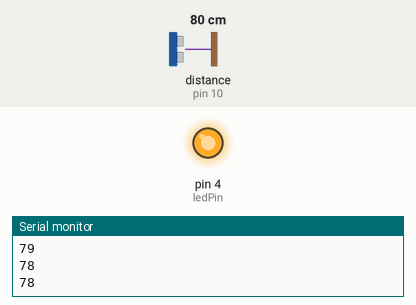
The sketch below on a simulated Arduino Uno, built with avr-gcc and run on an emulated ATmega328P. On the bench: output pins drawn as LEDs (lit = HIGH), the last lines printed to the serial monitor. Wiring (inferred from the names in the program): ultrasonic range finder: trigger pin 9; echo pin 10. Dashed ring = blinking. The test bench sets the inputs (shaded band); at power-on: distance to the obstacle (sensor on pin 10) 80 cm. The echo pulse lasts 58.3 µs per cm; pins used as bus, display or sensor lines are not drawn.

Above: at 1.3 s.
1.4 s: distance to the obstacle (sensor on pin 10) set to 13 cm
4.4 s: distance to the obstacle (sensor on pin 10) set to 10 cm
At 5.7 s:
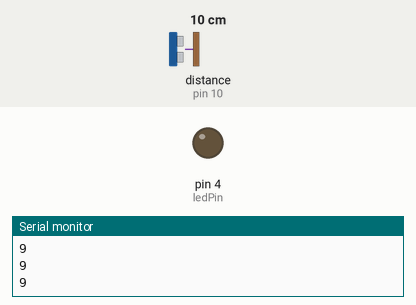
6.0 s: distance to the obstacle (sensor on pin 10) set to 250 cm
At 6.4 s:
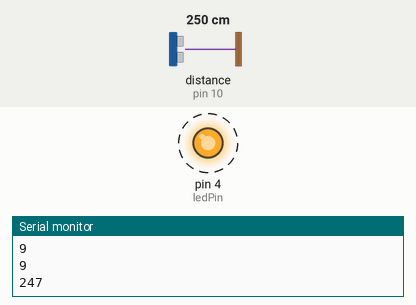
9.0 s: distance to the obstacle (sensor on pin 10) set to 2 cm
At 10.5 s:
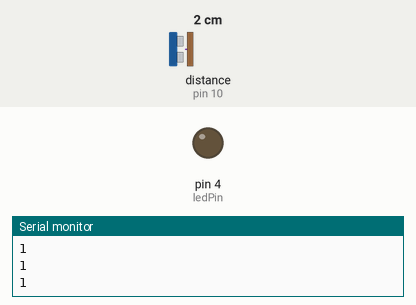
Timing chart, 0 to 11.5 s (numbered marks = the images above; inputs shaded):
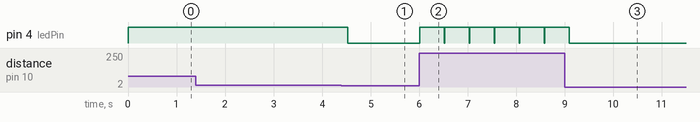

The sketch:

main_script.ino
```cpp
/*Pin naming*/
const int trigPin = 9;
const int echoPin = 10;
const int ledPin = 4;

/*Defining the variables for calculating the distance*/
const int spd_sound = 0.034;
long duration;
long distance;


void setup()
{
    /*Setting pin modes*/
    pinMode(trigPin, OUTPUT);
    pinMode(echoPin, INPUT);
    pinMode(ledPin, OUTPUT);

    /*Opening the serial port at 9600 baud rate*/
    Serial.begin(9600);

}

void loop()
{
    /*Making sure both the trigPin and ledPin are cleared*/
    digitalWrite(trigPin, LOW);
    digitalWrite(ledPin, LOW);
    delayMicroseconds(2);

    /*Sending the echo burst*/
    digitalWrite(trigPin, HIGH);
    delayMicroseconds(10);
    digitalWrite(trigPin, LOW);

    /*Assiging the returning pulse value to duration and calculating distance*/
    duration = pulseIn(echoPin, HIGH);
    distance= duration*0.034/2;

    /*Sending the distance to the serial port which allows it to be intercepted by the python script*/
    Serial.println(distance);

    /*Code for an LED that blinks when the door opens*/
    if (distance > 10)
    {
        digitalWrite(ledPin, HIGH);
        delay(500);
        digitalWrite(ledPin, LOW);
    }
    delayMicroseconds(60);
}
```

Measured:
- the behaviour switches between 12 and 11 cm on distance to the obstacle (sensor on pin 10) (found by bisection; images 0 and 1)
- after the input at 4.4 s, pin 4 (ledPin): HIGH → LOW after 0.13 s
- after the input at 6.0 s, pin 4 (ledPin): alternates HIGH for 0.50 s and LOW for 0.02 s, starting at once
- after the input at 9.0 s, pin 4 (ledPin): goes on until 9.1 s, then stays LOW
